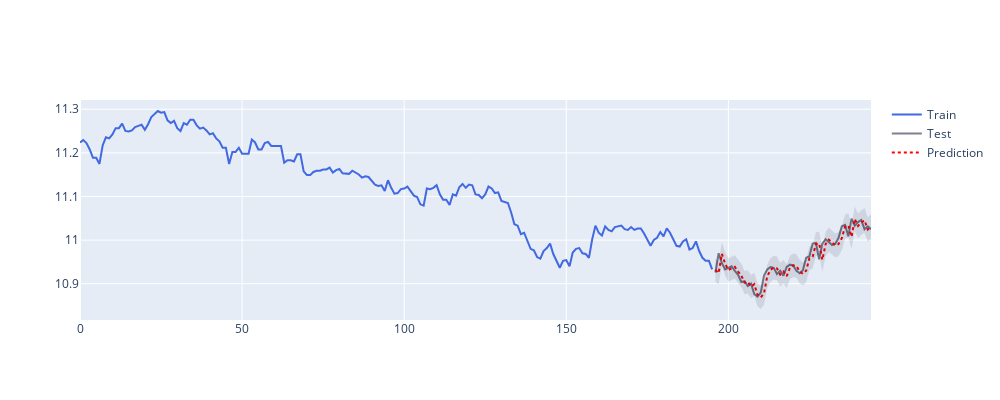

Notebook code for this chart:
### Code cell
from plotly.subplots import make_subplots
import plotly.graph_objects as go


fig = go.Figure([
    go.Scatter(x=y_train.index,y=y_train,name="Train",mode="lines",line= dict(color="royalblue"))
    ,go.Scatter(x=y_test.index,y=y_test,name="Test",mode="lines",line= dict(color="rgba(0,0,30,0.5)"))
    ,go.Scatter(x=y_test.index,y=y_pred,name="Prediction",mode="lines",line= dict(color="red",dash="dot"))
    ,go.Scatter(x=y_test.index.tolist()+y_test.index[::-1].tolist(),y=pred_upper+pred_lower[::-1],fill="toself",
               fillcolor="rgba(0,0,30,0.1)",line=dict(color="rgba(0,0,0,0)"),
               hoverinfo="skip",
               showlegend=False)
])

fig.update_layout(height=400,width=1000)
fig.show()
